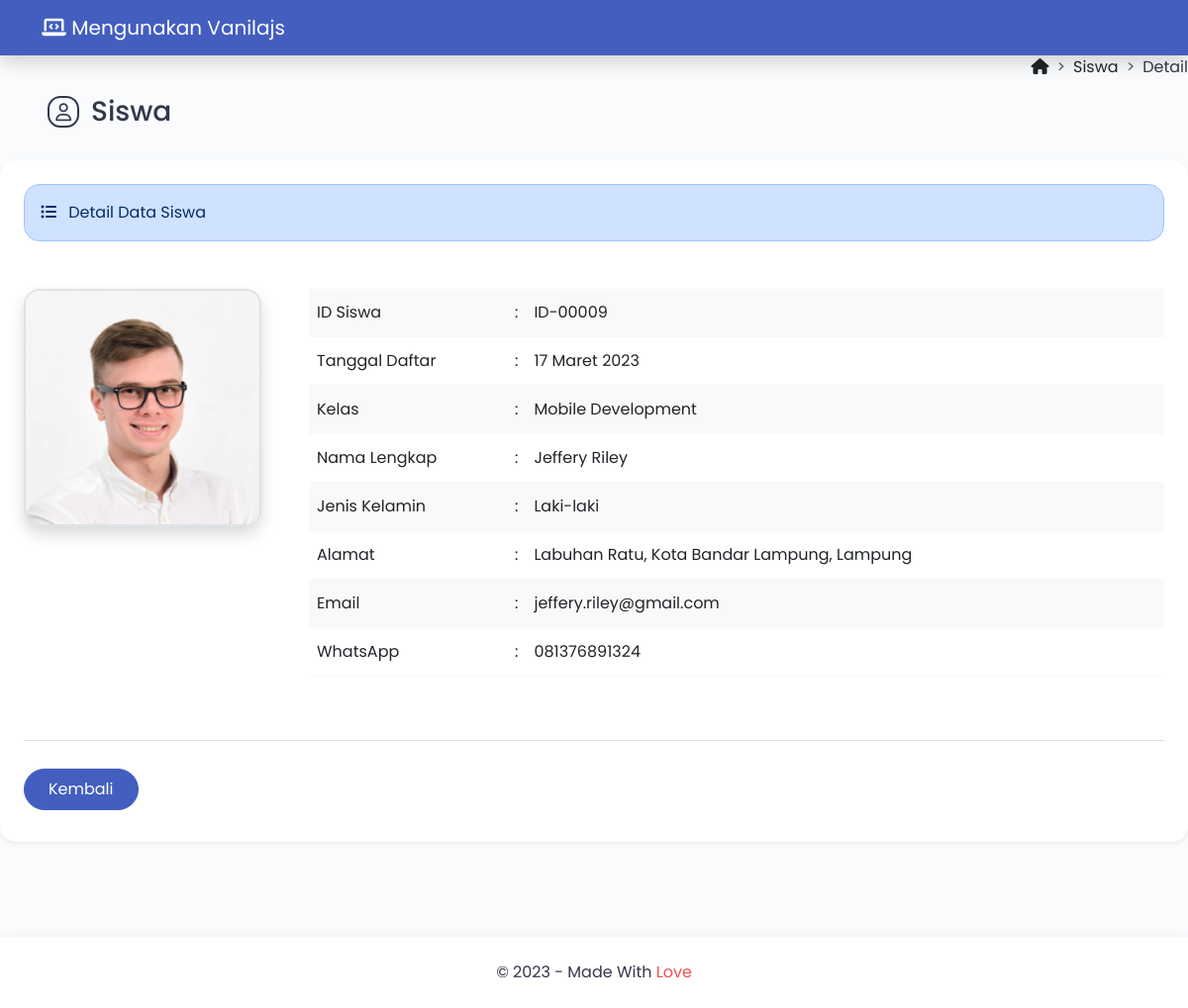
The app's page /?halaman=detail&id=ID-00009 with its own data.
### tables this page shows
CREATE TABLE `tbl_siswa` (
  `id_siswa` varchar(8) NOT NULL,
  `tanggal_daftar` date NOT NULL,
  `kelas` varchar(30) NOT NULL,
  `nama_lengkap` varchar(50) NOT NULL,
  `jenis_kelamin` enum('Laki-laki','Perempuan') NOT NULL,
  `alamat` varchar(255) NOT NULL,
  `email` varchar(50) NOT NULL,
  `whatsapp` varchar(13) NOT NULL,
  `foto_profil` varchar(100) NOT NULL
);

### helper/fungsi_tanggal_indo.php (called while the page is built, shortened)
<?php
function tanggal_indo($tanggal)
{
    $bulan = array(
        1 => 'Januari',
            'Februari',
            'Maret',
            'April',
            'Mei',
            'Juni',
            'Juli',
            'Agustus',
            'September',
            'Oktober',
            'November',
            'Desember'
    );
    $explode = explode('-', $tanggal);
    return $explode[2] . ' ' . $bulan[(int)$explode[1]] . ' ' . $explode[0];
}

### tampil_detail.php (the view, shortened to what this page needs)
<?php
include 'config/database.php';
if (isset($_GET['id'])) {
    $id_siswa = $_GET['id'];
    if ($stmt = $db->prepare("SELECT * FROM tbl_siswa WHERE id_siswa = ?")) {
        $stmt->bind_param("s", $id_siswa);
        $stmt->execute();
        $result = $stmt->get_result();
        if ($data = $result->fetch_assoc()) {
        } else {
            die('Data siswa tidak ditemukan.');
        }
    } else {
        die('Gagal mempersiapkan query: ' . $db->error);
    }
} else {
    die('ID siswa tidak ditemukan.');
}
?>
<div class="d-flex flex-column flex-lg-row mt-5 mb-4">
    <div class="flex-grow-1 d-flex align-items-center mt-5 ms-5">
        <i class="fa-regular fa-user icon-title"></i>
        <h3>Siswa</h3>
    </div>
    <div class="ms-5 ms-lg-0 pt-lg-2">
        <nav style="--bs-breadcrumb-divider: '>';" aria-label="breadcrumb">
            <ol class="breadcrumb">
                <li class="breadcrumb-item"><a href="#" class="text-dark text-decoration-none"><i class="fa-solid fa-house"></i></a></li>
                <li class="breadcrumb-item"><a href="?halaman=data" class="text-dark text-decoration-none">Siswa</a></li>
                <li class="breadcrumb-item" aria-current="page">Detail</li>
            </ol>
        </nav>
    </div>
</div>
<div class="bg-white rounded-4 shadow-sm p-4 mb-5">
    <div class="alert alert-primary rounded-4 mb-5" role="alert">
        <i class="fa-solid fa-list-ul me-2"></i> Detail Data Siswa
    </div>
    <div class="d-flex flex-column flex-xl-row">
        <div class="flex-shrink-0 text-center mb-5 mb-xl-0">
            <div class="foto-profil-detail">
                <img src="images/<?php echo htmlspecialchars($data['foto_profil']); ?>" class="border border-2 img-fluid rounded-4 shadow" alt="Foto Profil" width="240" height="240">
            </div>
        </div>
        <div class="flex-grow-1 text-muted fw-light ms-xl-5">
            <div class="table-responsive">
                <table class="table table-striped lh-lg">
                    <tr>
                        <td width="200">ID Siswa</td>
                        <td width="10">:</td>
                        <td><?php echo htmlspecialchars($data['id_siswa']); ?></td>
                    </tr>
                    <tr>
                        <td>Tanggal Daftar</td>
                        <td>:</td>
                        <td><?php echo htmlspecialchars(tanggal_indo($data['tanggal_daftar'])); ?></td>
                    </tr>
                    <tr>
                        <td>Kelas</td>
                        <td>:</td>
                        <td><?php echo htmlspecialchars($data['kelas']); ?></td>
                    </tr>
                    <tr>
                        <td>Nama Lengkap</td>
                        <td>:</td>
                        <td><?php echo htmlspecialchars($data['nama_lengkap']); ?></td>
                    </tr>
                    <tr>
                        <td>Jenis Kelamin</td>
                        <td>:</td>
                        <td><?php echo htmlspecialchars($data['jenis_kelamin']); ?></td>
                    </tr>
                    <tr>
                        <td>Alamat</td>
                        <td>:</td>
                        <td><?php echo htmlspecialchars($data['alamat']); ?></td>
                    </tr>
                    <tr>
                        <td>Email</td>
                        <td>:</td>
                        <td><?php echo htmlspecialchars($data['email']); ?></td>
                    </tr>
                    <tr>
                        <td>WhatsApp</td>
                        <td>:</td>
                        <td><?php echo htmlspecialchars($data['whatsapp']); ?></td>
                    </tr>
                </table>
            </div>
        </div>
    </div>
    <div class="pt-4 pb-2 mt-5 border-top">
        <div class="d-grid gap-3 d-sm-flex justify-content-md-start pt-1">
            <a href="?halaman=data" class="btn btn-primary rounded-pill py-2 px-4">Kembali</a>
        </div>
    </div>
</div>

### assets/css/style.css (style rules this page uses)
body { font-family: poppins, sans-serif; background: #f9fbfd; color: #34364a; }
.icon-title { display: inline-flex; align-items: center; justify-content: center; color: #34364a; border: 2px solid #34364a; width: 18px; height: 18px; padding: 14px; font-size: 18px; border-radius: 41%; margin-right: 12px; margin-bottom: 8px; }
.btn-primary { --bs-btn-color: #fff; --bs-btn-bg: #435ebe; --bs-btn-border-color: #435ebe; --bs-btn-hover-color: #fff; --bs-btn-hover-bg: #3950a2; --bs-btn-hover-border-color: #364b98; --bs-btn-focus-shadow-rgb: 49, 132, 253; --bs-btn-active-color: #fff; --bs-btn-active-bg: #364b98; --bs-btn-active-border-color: #364b98; --bs-btn-active-shadow: inset 0 3px 5px rgba(0, 0, 0, 0.125); --bs-btn-disabled-color: #fff; --bs-btn-disabled-bg: #435ebe; --bs-btn-disabled-border-color: #435ebe; }
.table { --bs-table-striped-bg: #f9f9f9; }
tbody, td, tfoot, th, thead, tr { border-color: #f9f9f9; border-style: solid; border-width: 0; }

### records on screen
tbl_siswa: foto_profil (picture), id_siswa "ID-00009", tanggal_daftar "17 Maret 2023", kelas "Mobile Development", nama_lengkap "Jeffery Riley", jenis_kelamin "Laki-laki", alamat "Labuhan Ratu, Kota Bandar Lampung, Lampung", email "jeffery.riley@gmail.com", whatsapp "081376891324"
